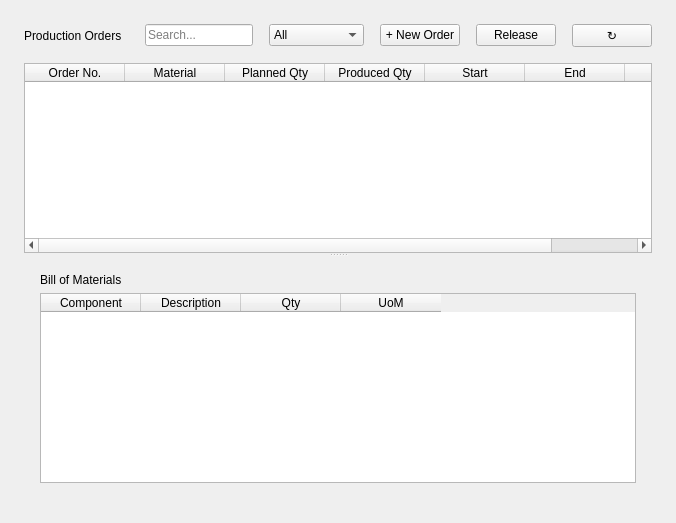
<?xml version="1.0" encoding="UTF-8"?>
<ui version="4.0">
 <class>PpWidget</class>
 <widget class="QWidget" name="PpWidget">
  <property name="windowTitle"><string>Production Planning</string></property>
  <layout class="QVBoxLayout" name="outerLayout">
   <property name="margin"><number>24</number></property>
   <property name="spacing"><number>16</number></property>
   <item>
    <layout class="QHBoxLayout">
     <item>
      <widget class="QLabel" name="titleLabel">
       <property name="text"><string>Production Orders</string></property>
       <property name="objectName"><string>sectionTitle</string></property>
      </widget>
     </item>
     <item><spacer><property name="orientation"><enum>Qt::Horizontal</enum></property></spacer></item>
     <item>
      <widget class="QLineEdit" name="searchEdit">
       <property name="placeholderText"><string>Search...</string></property>
       <property name="minimumWidth"><number>220</number></property>
      </widget>
     </item>
     <item>
      <widget class="QComboBox" name="statusFilter">
       <item><property name="text"><string>All</string></property></item>
       <item><property name="text"><string>planned</string></property></item>
       <item><property name="text"><string>released</string></property></item>
       <item><property name="text"><string>in_progress</string></property></item>
       <item><property name="text"><string>completed</string></property></item>
      </widget>
     </item>
     <item>
      <widget class="QPushButton" name="newOrderBtn">
       <property name="text"><string>+ New Order</string></property>
       <property name="objectName"><string>primaryButton</string></property>
      </widget>
     </item>
     <item>
      <widget class="QPushButton" name="releaseBtn">
       <property name="text"><string>Release</string></property>
       <property name="objectName"><string>secondaryButton</string></property>
      </widget>
     </item>
     <item>
      <widget class="QPushButton" name="refreshBtn">
       <property name="text"><string>↻</string></property>
       <property name="objectName"><string>iconButton</string></property>
      </widget>
     </item>
    </layout>
   </item>
   <item>
    <widget class="QSplitter" name="splitter">
     <property name="orientation"><enum>Qt::Vertical</enum></property>
     <widget class="QTableWidget" name="ordersTable">
      <property name="objectName"><string>dataTable</string></property>
      <property name="editTriggers"><set>QAbstractItemView::NoEditTriggers</set></property>
      <property name="alternatingRowColors"><bool>true</bool></property>
      <property name="selectionBehavior"><enum>QAbstractItemView::SelectRows</enum></property>
      <column><property name="text"><string>Order No.</string></property></column>
      <column><property name="text"><string>Material</string></property></column>
      <column><property name="text"><string>Planned Qty</string></property></column>
      <column><property name="text"><string>Produced Qty</string></property></column>
      <column><property name="text"><string>Start</string></property></column>
      <column><property name="text"><string>End</string></property></column>
      <column><property name="text"><string>Status</string></property></column>
     </widget>
     <widget class="QFrame" name="bomCard">
      <property name="objectName"><string>card</string></property>
      <layout class="QVBoxLayout" name="bomLayout">
       <property name="margin"><number>16</number></property>
       <item>
        <widget class="QLabel" name="bomTitle">
         <property name="text"><string>Bill of Materials</string></property>
         <property name="objectName"><string>cardTitle</string></property>
        </widget>
       </item>
       <item>
        <widget class="QTableWidget" name="bomTable">
         <property name="objectName"><string>dataTable</string></property>
         <property name="editTriggers"><set>QAbstractItemView::NoEditTriggers</set></property>
         <property name="alternatingRowColors"><bool>true</bool></property>
         <column><property name="text"><string>Component</string></property></column>
         <column><property name="text"><string>Description</string></property></column>
         <column><property name="text"><string>Qty</string></property></column>
         <column><property name="text"><string>UoM</string></property></column>
        </widget>
       </item>
      </layout>
     </widget>
    </widget>
   </item>
  </layout>
 </widget>
</ui>
